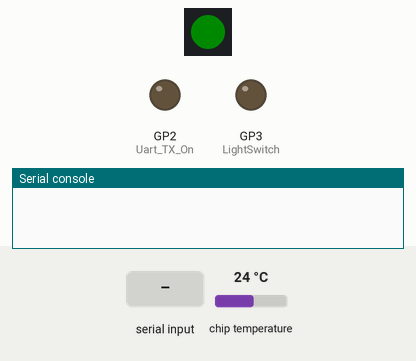
A program run on a simulated Raspberry Pi Pico running MicroPython. On the bench: 1 RGB LEDs in strip order, left to right, output pins drawn as LEDs (lit = HIGH), the last lines printed to the serial console. The test bench sets the inputs (shaded band); at power-on: chip temperature 24 °C. Dim RGB values are drawn brighter than linear.

Above: at 6.2 s.
6.3 s: "85AF6 255" received over the second serial link
At 7.1 s:
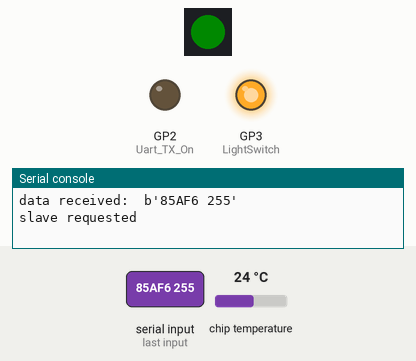
7.8 s: "85AF6" received over the second serial link
At 8.1 s:
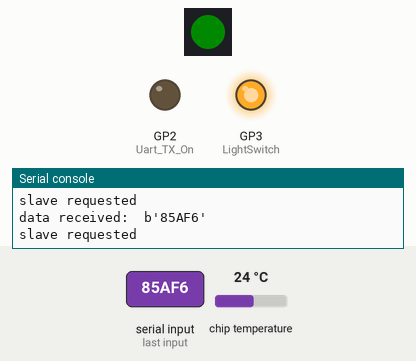
9.3 s: "85AF6 0" received over the second serial link
At 9.6 s:
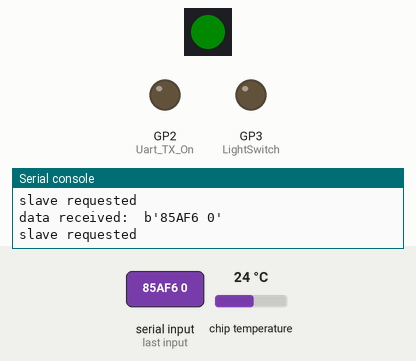
10.8 s: "85AF6" received over the second serial link
At 11.9 s:
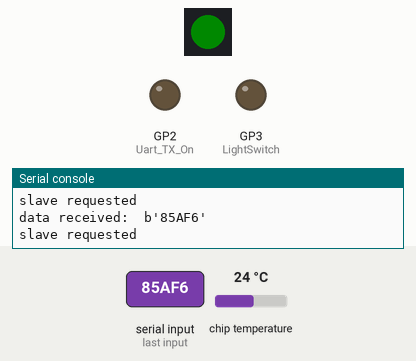
Timing chart, 0 to 13.3 s (numbered marks = the images above; inputs shaded):
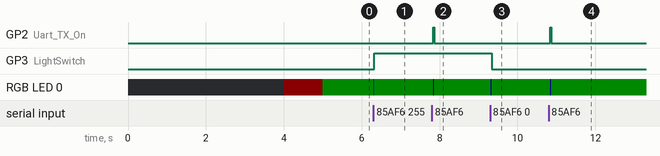

Measured:
- after the input at 6.3 s, GP3 (LightSwitch): LOW → HIGH at once; RGB LED 0: RGB(0, 10, 0) → RGB(0, 0, 10) at once, → RGB(0, 10, 0) 0.02 s later
- after the input at 7.8 s, GP2 (Uart_TX_On): LOW → HIGH at once, → LOW 0.02 s later; RGB LED 0: RGB(0, 10, 0) → RGB(0, 0, 10) at once, → RGB(0, 10, 0) 0.02 s later
- after the input at 9.3 s, GP3 (LightSwitch): HIGH → LOW at once; RGB LED 0: RGB(0, 10, 0) → RGB(0, 0, 10) at once, → RGB(0, 10, 0) 0.02 s later
- after the input at 10.8 s, GP2 (Uart_TX_On): LOW → HIGH after 0.05 s, → LOW 0.02 s later; RGB LED 0: RGB(0, 10, 0) → RGB(0, 0, 10) after 0.05 s, → RGB(0, 10, 0) 0.02 s later

The program:

RPi_LightSwitch_Kitchen.py
```python
# 25.06.2023 - Program to receive data over RS485 from master and to switch on/off light switch with output 3 (Pin3)
#
# Slave request| Slave response
# 85AF6        | R1=xxx Chip Temperature [deg C]
# 85AF6 255    | Switch Light ON (Pin3)
# 85AF6 0      | Switch Light OFF (Pin3)

from machine import UART, ADC
from machine import Pin
import struct
import time
import neopixel

time.sleep(4)

pin_led_onboard=16
pixel_led = neopixel.NeoPixel(Pin(pin_led_onboard), 1)

LightSwitch = Pin(3, Pin.OUT)

# TX_On=True for sending data out from RPi2040, False for receiving data at RPi2040
Uart_TX_On = Pin(2, Pin.OUT)

uart = UART(0, baudrate=19200, tx=Pin(0), rx=Pin(1))
uart.init(bits=8, parity=None, stop=1)
data_tx = 0
data_rx = 0

# ADC settings
adc0 = ADC(0)   # ADC 0 - not used
adc1 = ADC(1)   # ADC 1 - not used
adc2 = ADC(2)   # ADC 2 - not used
adc3 = ADC(3)   # ADC 3 - not used
adc4 = ADC(4)   # on-chip temperature sensor
convert_factor = 3.3/65535

pixel_led[0] = (10,0,0)
pixel_led.write()
time.sleep(1)

while True:
    pixel_led[0] = (0,10,0)
    pixel_led.write()
    ChipTemp = round(27 - ((adc4.read_u16() * convert_factor)-0.706) / 0.001721 , 2)

    # switch to UART receive mode
    Uart_TX_On.value(0)
    time.sleep(0.05)
    # any serial data received
    if uart.any():
        data_rx = uart.read()
        print("data received: " , str(data_rx))
        data_rx = str(data_rx)
        pixel_led[0] = (0,0,10)
        pixel_led.write()

        slave_req_switchON  = data_rx.find("85AF6 255")
        slave_req_switchOFF = data_rx.find("85AF6 0")
        slave_req = data_rx.find("85AF6")
        if slave_req_switchON !=-1:
            print("slave requested")
            time.sleep(0.02)
            LightSwitch.value(1)
        elif slave_req_switchOFF !=-1:
            print("slave requested")
            time.sleep(0.02)
            LightSwitch.value(0)
        elif slave_req !=-1:
            print("slave requested")
            # switch to UART sending mode
            Uart_TX_On.value(1)

            uart.write("85AF6:" + "R1="+str(ChipTemp) + " ")
            time.sleep(0.02)

        else:
            print("another slave requested")
```
